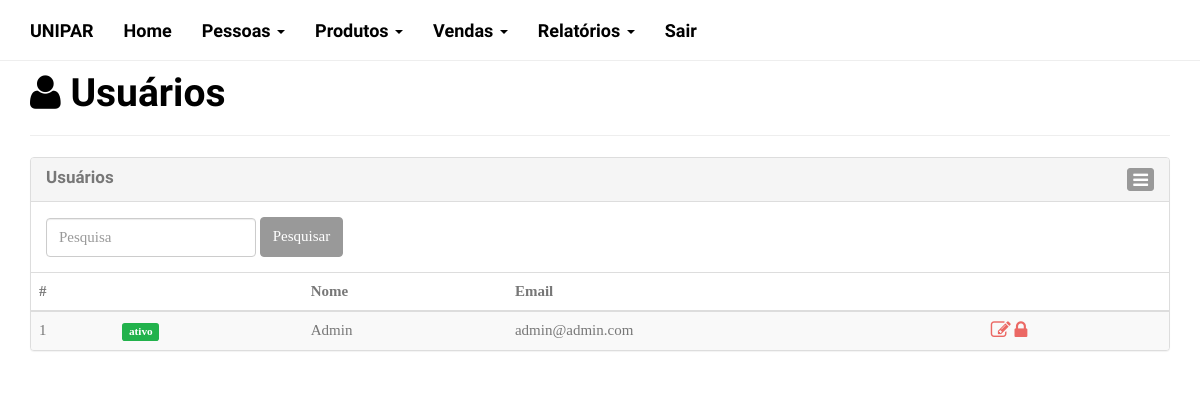
The app's page /usuarios.php with its own data.
### tables this page shows
CREATE TABLE IF NOT EXISTS `usuario` (
  `idusuario` INT NOT NULL AUTO_INCREMENT,
  `nome` VARCHAR(45) NOT NULL,
  `email` VARCHAR(100) NOT NULL,
  `senha` CHAR(32) NOT NULL,
  `status` CHAR(1) NULL,
  PRIMARY KEY (`idusuario`));

### usuarios.php (the view, shortened to what this page needs)
<?php
require './lib/funcoes.php';
require './lib/conexao.php';
$q ='';
?>
<!DOCTYPE html>
<html lang="pt-br">
  <head>
  </head>
  <body>
<?php include 'nav.php'; ?>
<div class="container">
<div class="page-header">
  <h1><i class="fa fa-user"></i> Usuários</h1>
</div>
<div class="panel panel-default">
  <div class="panel-heading clearfix">
    <h3 class="panel-title pull-left">Usuários</h3>
    <div class="btn-group pull-right">
      <button type="button" class="btn btn-default btn-xs dropdown-toggle" data-toggle="dropdown">
        <i class="fa fa-bars fa-lg"></i>
      </button>
    </div>
  </div>
  <div class="panel-body">
    <form class="form-inline" role="form" method="get" action="">
      <div class="form-group">
        <input type="search" class="form-control" id="fq" name="q" placeholder="Pesquisa" value="<?php echo $q; ?>">
      </div>
      <button type="submit" class="btn btn-default">Pesquisar</button>
    </form>
  </div>
  <table class="table table-striped table-hover">
    <thead>
      <tr>
        <th>#</th>
        <th></th>
        <th>Nome</th>
        <th>Email</th>
        <th></th>
      </tr>
    </thead>
    <tbody>
      <?php
        $sql = "Select idusuario, nome, email, status from usuario";
        $consulta = mysqli_query($con,$sql);
        while( $resultado = mysqli_fetch_assoc($consulta)){
      ?>
      <tr>
        <td><?php echo $resultado['idusuario'];   ?></td>
        <td>
          <?php if($resultado['status'] == USUARIO_ATIVO){  ?>
          <span class="label label-success">ativo</span>
          <?php } else { ?>
          <span class="label label-warning">inativo</span>
          <?php } ?>
        </td>
        <td><?php echo $resultado['nome'];?></td>
        <td><?php echo $resultado['email'];?></td>
        <td>
            <a href="usuarios-editar.php?idusuario=<?php echo $resultado['idusuario'];?>" title="Editar produto"><i class="fa fa-edit fa-lg"></i></a>
            <a href="usuarios-senha.php?idusuario=<?php echo $resultado['idusuario'];?>" title="Alterar senha"><i class="fa fa-lock fa-lg"></i></a>
        </td>
      </tr><?php
    }
      ?>
    </tbody>
  </table>
</div>
</div>
  </body>
</html>

### records on screen
usuario: idusuario "1", status "ativo", nome "Admin", email "admin@admin.com"
